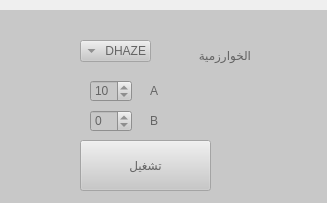
    <widget class="QWidget" name="page_2">
     <property name="geometry">
      <rect>
       <x>0</x>
       <y>0</y>
       <width>327</width>
       <height>203</height>
      </rect>
     </property>
     <attribute name="label">
      <string>تحسين الصورة</string>
     </attribute>
     <widget class="QWidget" name="widget_11" native="true">
      <property name="enabled">
       <bool>false</bool>
      </property>
      <property name="geometry">
       <rect>
        <x>0</x>
        <y>10</y>
        <width>331</width>
        <height>221</height>
       </rect>
      </property>
      <property name="palette">
       <palette>
        <active>
         <colorrole role="WindowText">
          <brush brushstyle="SolidPattern">
           <color alpha="255">
            <red>0</red>
            <green>0</green>
            <blue>0</blue>
           </color>
          </brush>
         </colorrole>
         <colorrole role="Button">
          <brush brushstyle="SolidPattern">
           <color alpha="255">
            <red>200</red>
            <green>200</green>
            <blue>200</blue>
           </color>
          </brush>
         </colorrole>
         <colorrole role="Light">
          <brush brushstyle="SolidPattern">
           <color alpha="255">
            <red>255</red>
            <green>255</green>
            <blue>255</blue>
           </color>
          </brush>
         </colorrole>
         <colorrole role="Midlight">
          <brush brushstyle="SolidPattern">
           <color alpha="255">
            <red>227</red>
            <green>227</green>
            <blue>227</blue>
           </color>
          </brush>
         </colorrole>
         <colorrole role="Dark">
          <brush brushstyle="SolidPattern">
           <color alpha="255">
            <red>100</red>
            <green>100</green>
            <blue>100</blue>
           </color>
          </brush>
         </colorrole>
         <colorrole role="Mid">
          <brush brushstyle="SolidPattern">
           <color alpha="255">
            <red>133</red>
            <green>133</green>
            <blue>133</blue>
           </color>
          </brush>
         </colorrole>
         <colorrole role="Text">
          <brush brushstyle="SolidPattern">
           <color alpha="255">
            <red>0</red>
            <green>0</green>
            <blue>0</blue>
           </color>
          </brush>
         </colorrole>
         <colorrole role="BrightText">
          <brush brushstyle="SolidPattern">
           <color alpha="255">
            <red>255</red>
            <green>255</green>
            <blue>255</blue>
           </color>
          </brush>
         </colorrole>
         <colorrole role="ButtonText">
          <brush brushstyle="SolidPattern">
           <color alpha="255">
            <red>0</red>
            <green>0</green>
            <blue>0</blue>
           </color>
          </brush>
         </colorrole>
         <colorrole role="Base">
          <brush brushstyle="SolidPattern">
           <color alpha="255">
            <red>255</red>
            <green>255</green>
            <blue>255</blue>
           </color>
          </brush>
         </colorrole>
         <colorrole role="Window">
          <brush brushstyle="SolidPattern">
           <color alpha="255">
            <red>200</red>
            <green>200</green>
            <blue>200</blue>
           </color>
          </brush>
         </colorrole>
         <colorrole role="Shadow">
          <brush brushstyle="SolidPattern">
           <color alpha="255">
            <red>0</red>
            <green>0</green>
            <blue>0</blue>
           </color>
          </brush>
         </colorrole>
         <colorrole role="AlternateBase">
          <brush brushstyle="SolidPattern">
           <color alpha="255">
            <red>227</red>
            <green>227</green>
            <blue>227</blue>
           </color>
          </brush>
         </colorrole>
         <colorrole role="ToolTipBase">
          <brush brushstyle="SolidPattern">
           <color alpha="255">
            <red>255</red>
            <green>255</green>
            <blue>220</blue>
           </color>
          </brush>
         </colorrole>
         <colorrole role="ToolTipText">
          <brush brushstyle="SolidPattern">
           <color alpha="255">
            <red>0</red>
            <green>0</green>
            <blue>0</blue>
           </color>
          </brush>
         </colorrole>
        </active>
        <inactive>
         <colorrole role="WindowText">
          <brush brushstyle="SolidPattern">
           <color alpha="255">
            <red>0</red>
            <green>0</green>
            <blue>0</blue>
           </color>
          </brush>
         </colorrole>
         <colorrole role="Button">
          <brush brushstyle="SolidPattern">
           <color alpha="255">
            <red>200</red>
            <green>200</green>
            <blue>200</blue>
           </color>
          </brush>
         </colorrole>
         <colorrole role="Light">
          <brush brushstyle="SolidPattern">
           <color alpha="255">
            <red>255</red>
            <green>255</green>
            <blue>255</blue>
           </color>
          </brush>
         </colorrole>
         <colorrole role="Midlight">
          <brush brushstyle="SolidPattern">
           <color alpha="255">
            <red>227</red>
            <green>227</green>
            <blue>227</blue>
           </color>
          </brush>
         </colorrole>
         <colorrole role="Dark">
          <brush brushstyle="SolidPattern">
           <color alpha="255">
            <red>100</red>
            <green>100</green>
            <blue>100</blue>
           </color>
          </brush>
         </colorrole>
         <colorrole role="Mid">
          <brush brushstyle="SolidPattern">
           <color alpha="255">
            <red>133</red>
            <green>133</green>
            <blue>133</blue>
           </color>
          </brush>
         </colorrole>
         <colorrole role="Text">
          <brush brushstyle="SolidPattern">
           <color alpha="255">
            <red>0</red>
            <green>0</green>
            <blue>0</blue>
           </color>
          </brush>
         </colorrole>
         <colorrole role="BrightText">
          <brush brushstyle="SolidPattern">
           <color alpha="255">
            <red>255</red>
            <green>255</green>
            <blue>255</blue>
           </color>
          </brush>
         </colorrole>
         <colorrole role="ButtonText">
          <brush brushstyle="SolidPattern">
           <color alpha="255">
            <red>0</red>
            <green>0</green>
            <blue>0</blue>
           </color>
          </brush>
         </colorrole>
         <colorrole role="Base">
          <brush brushstyle="SolidPattern">
           <color alpha="255">
            <red>255</red>
            <green>255</green>
            <blue>255</blue>
           </color>
          </brush>
         </colorrole>
         <colorrole role="Window">
          <brush brushstyle="SolidPattern">
           <color alpha="255">
            <red>200</red>
            <green>200</green>
            <blue>200</blue>
           </color>
          </brush>
         </colorrole>
         <colorrole role="Shadow">
          <brush brushstyle="SolidPattern">
           <color alpha="255">
            <red>0</red>
            <green>0</green>
            <blue>0</blue>
           </color>
          </brush>
         </colorrole>
         <colorrole role="AlternateBase">
          <brush brushstyle="SolidPattern">
           <color alpha="255">
            <red>227</red>
            <green>227</green>
            <blue>227</blue>
           </color>
          </brush>
         </colorrole>
         <colorrole role="ToolTipBase">
          <brush brushstyle="SolidPattern">
           <color alpha="255">
            <red>255</red>
            <green>255</green>
            <blue>220</blue>
           </color>
          </brush>
         </colorrole>
         <colorrole role="ToolTipText">
          <brush brushstyle="SolidPattern">
           <color alpha="255">
            <red>0</red>
            <green>0</green>
            <blue>0</blue>
           </color>
          </brush>
         </colorrole>
        </inactive>
        <disabled>
         <colorrole role="WindowText">
          <brush brushstyle="SolidPattern">
           <color alpha="255">
            <red>100</red>
            <green>100</green>
            <blue>100</blue>
           </color>
          </brush>
         </colorrole>
         <colorrole role="Button">
          <brush brushstyle="SolidPattern">
           <color alpha="255">
            <red>200</red>
            <green>200</green>
            <blue>200</blue>
           </color>
          </brush>
         </colorrole>
         <colorrole role="Light">
          <brush brushstyle="SolidPattern">
           <color alpha="255">
            <red>255</red>
            <green>255</green>
            <blue>255</blue>
           </color>
          </brush>
         </colorrole>
         <colorrole role="Midlight">
          <brush brushstyle="SolidPattern">
           <color alpha="255">
            <red>227</red>
            <green>227</green>
            <blue>227</blue>
           </color>
          </brush>
         </colorrole>
         <colorrole role="Dark">
          <brush brushstyle="SolidPattern">
           <color alpha="255">
            <red>100</red>
            <green>100</green>
            <blue>100</blue>
           </color>
          </brush>
         </colorrole>
         <colorrole role="Mid">
          <brush brushstyle="SolidPattern">
           <color alpha="255">
            <red>133</red>
            <green>133</green>
            <blue>133</blue>
           </color>
          </brush>
         </colorrole>
         <colorrole role="Text">
          <brush brushstyle="SolidPattern">
           <color alpha="255">
            <red>100</red>
            <green>100</green>
            <blue>100</blue>
           </color>
          </brush>
         </colorrole>
         <colorrole role="BrightText">
          <brush brushstyle="SolidPattern">
           <color alpha="255">
            <red>255</red>
            <green>255</green>
            <blue>255</blue>
           </color>
          </brush>
         </colorrole>
         <colorrole role="ButtonText">
          <brush brushstyle="SolidPattern">
           <color alpha="255">
            <red>100</red>
            <green>100</green>
            <blue>100</blue>
           </color>
          </brush>
         </colorrole>
         <colorrole role="Base">
          <brush brushstyle="SolidPattern">
           <color alpha="255">
            <red>200</red>
            <green>200</green>
            <blue>200</blue>
           </color>
          </brush>
         </colorrole>
         <colorrole role="Window">
          <brush brushstyle="SolidPattern">
           <color alpha="255">
            <red>200</red>
            <green>200</green>
            <blue>200</blue>
           </color>
          </brush>
         </colorrole>
         <colorrole role="Shadow">
          <brush brushstyle="SolidPattern">
           <color alpha="255">
            <red>0</red>
            <green>0</green>
            <blue>0</blue>
           </color>
          </brush>
         </colorrole>
         <colorrole role="AlternateBase">
          <brush brushstyle="SolidPattern">
           <color alpha="255">
            <red>200</red>
            <green>200</green>
            <blue>200</blue>
           </color>
          </brush>
         </colorrole>
         <colorrole role="ToolTipBase">
          <brush brushstyle="SolidPattern">
           <color alpha="255">
            <red>255</red>
            <green>255</green>
            <blue>220</blue>
           </color>
          </brush>
         </colorrole>
         <colorrole role="ToolTipText">
          <brush brushstyle="SolidPattern">
           <color alpha="255">
            <red>0</red>
            <green>0</green>
            <blue>0</blue>
           </color>
          </brush>
         </colorrole>
        </disabled>
       </palette>
      </property>
      <property name="autoFillBackground">
       <bool>true</bool>
      </property>
      <widget class="QPushButton" name="Enhancment">
       <property name="geometry">
        <rect>
         <x>80</x>
         <y>130</y>
         <width>131</width>
         <height>51</height>
        </rect>
       </property>
       <property name="text">
        <string>تشغيل</string>
       </property>
      </widget>
      <widget class="QLabel" name="Enh_Label">
       <property name="geometry">
        <rect>
         <x>160</x>
         <y>30</y>
         <width>91</width>
         <height>31</height>
        </rect>
       </property>
       <property name="locale">
        <locale language="English" country="UnitedStates"/>
       </property>
       <property name="text">
        <string>الخوارزمية</string>
       </property>
      </widget>
      <widget class="QLabel" name="Beta">
       <property name="geometry">
        <rect>
         <x>150</x>
         <y>100</y>
         <width>31</width>
         <height>22</height>
        </rect>
       </property>
       <property name="locale">
        <locale language="English" country="UnitedStates"/>
       </property>
       <property name="text">
        <string>B</string>
       </property>
      </widget>
      <widget class="QComboBox" name="Enh_Box">
       <property name="geometry">
        <rect>
         <x>80</x>
         <y>30</y>
         <width>74</width>
         <height>24</height>
        </rect>
       </property>
       <property name="sizePolicy">
        <sizepolicy hsizetype="Fixed" vsizetype="Fixed">
         <horstretch>0</horstretch>
         <verstretch>0</verstretch>
        </sizepolicy>
       </property>
       <property name="layoutDirection">
        <enum>Qt::RightToLeft</enum>
       </property>
       <property name="locale">
        <locale language="English" country="UnitedStates"/>
       </property>
       <property name="editable">
        <bool>false</bool>
       </property>
       <property name="maxVisibleItems">
        <number>20</number>
       </property>
       <property name="maxCount">
        <number>20</number>
       </property>
       <property name="insertPolicy">
        <enum>QComboBox::InsertAtBottom</enum>
       </property>
       <property name="sizeAdjustPolicy">
        <enum>QComboBox::AdjustToContents</enum>
       </property>
       <item>
        <property name="text">
         <string>DHAZE</string>
        </property>
       </item>
       <item>
        <property name="text">
         <string>HE</string>
        </property>
       </item>
       <item>
        <property name="text">
         <string>GF</string>
        </property>
       </item>
       <item>
        <property name="text">
         <string>AF</string>
        </property>
       </item>
       <item>
        <property name="text">
         <string>MF</string>
        </property>
       </item>
       <item>
        <property name="text">
         <string>CB</string>
        </property>
       </item>
      </widget>
      <widget class="QSpinBox" name="a_spin">
       <property name="geometry">
        <rect>
         <x>90</x>
         <y>70</y>
         <width>42</width>
         <height>22</height>
        </rect>
       </property>
       <property name="locale">
        <locale language="English" country="UnitedStates"/>
       </property>
       <property name="minimum">
        <number>4</number>
       </property>
       <property name="maximum">
        <number>35</number>
       </property>
       <property name="singleStep">
        <number>3</number>
       </property>
       <property name="value">
        <number>10</number>
       </property>
       <property name="displayIntegerBase">
        <number>10</number>
       </property>
      </widget>
      <widget class="QLabel" name="Alpha">
       <property name="geometry">
        <rect>
         <x>150</x>
         <y>70</y>
         <width>47</width>
         <height>22</height>
        </rect>
       </property>
       <property name="locale">
        <locale language="English" country="UnitedStates"/>
       </property>
       <property name="text">
        <string>A</string>
       </property>
      </widget>
      <widget class="QSpinBox" name="b_spin">
       <property name="geometry">
        <rect>
         <x>90</x>
         <y>100</y>
         <width>42</width>
         <height>22</height>
        </rect>
       </property>
       <property name="locale">
        <locale language="English" country="UnitedStates"/>
       </property>
       <property name="minimum">
        <number>-200</number>
       </property>
       <property name="maximum">
        <number>200</number>
       </property>
       <property name="singleStep">
        <number>20</number>
       </property>
      </widget>
     </widget>
    </widget>
